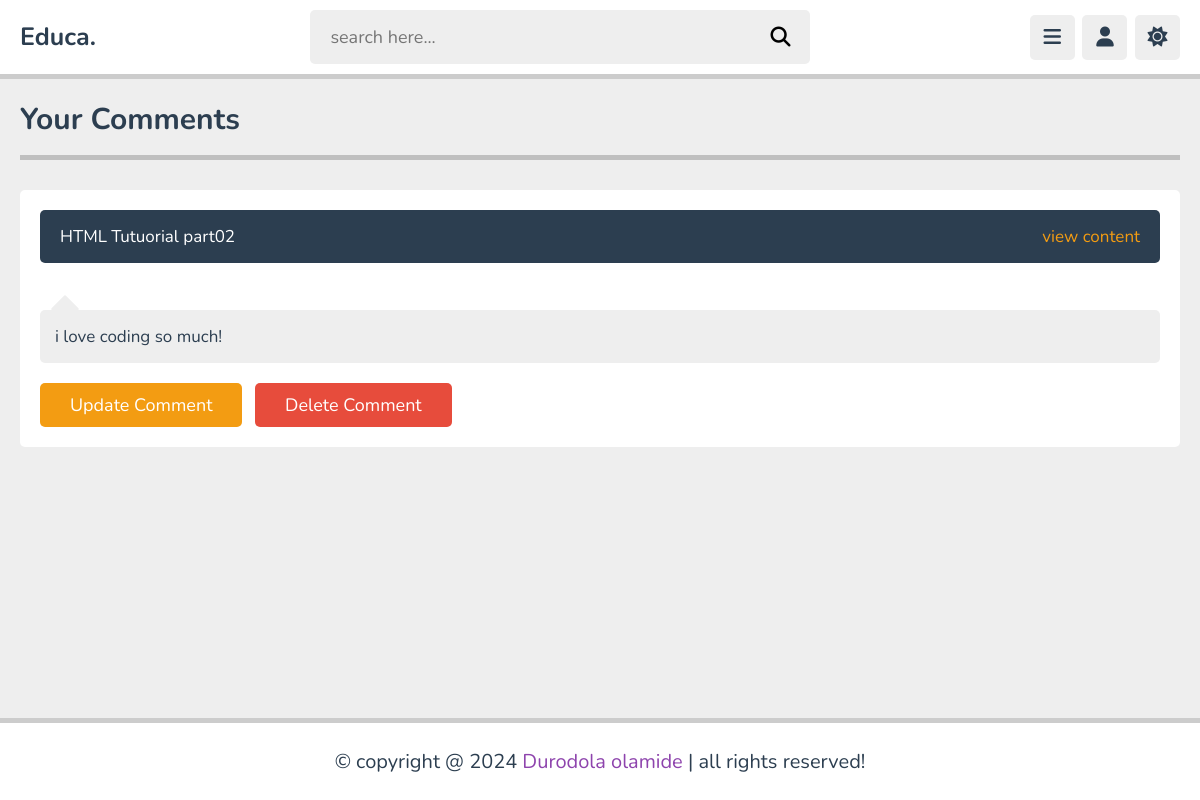
Screenshot of /comments.php (signed in) with the database file from the repository.
### tables this page shows
CREATE TABLE `comments` (
  `id` varchar(20) NOT NULL,
  `content_id` varchar(20) NOT NULL,
  `user_id` varchar(20) NOT NULL,
  `tutor_id` varchar(20) NOT NULL,
  `comment` varchar(1000) NOT NULL,
  `date` date NOT NULL DEFAULT current_timestamp()
);

CREATE TABLE `content` (
  `id` varchar(20) NOT NULL,
  `tutor_id` varchar(20) NOT NULL,
  `playlist_id` varchar(20) NOT NULL,
  `title` varchar(100) NOT NULL,
  `description` varchar(1000) NOT NULL,
  `video` varchar(100) NOT NULL,
  `thumb` varchar(100) NOT NULL,
  `date` date NOT NULL DEFAULT current_timestamp(),
  `status` varchar(20) NOT NULL
);

### comments.php (the view, shortened to what this page needs)
<?php
include 'components/connect.php';
if (isset($_COOKIE['user_id'])) {
    $user_id = $_COOKIE['user_id'];
} else {
    $user_id = '';
    header('location:home.php');
}
?><!DOCTYPE html>
<html lang="en">
<head>
    <link rel="stylesheet" href="https://cdnjs.cloudflare.com/ajax/libs/font-awesome/6.2.0/css/all.min.css">
    <link rel="stylesheet" href="css/style.css">
</head>
<body>
    <?php include 'components/user_header.php'; ?>
    <section class="comments">
<h1 class="heading">your comments</h1>
<div class="box-container">
    <?php
    $select_comments = $conn->prepare("SELECT * FROM `comments` WHERE user_id = ?");
    $select_comments->execute([$user_id]);
    if ($select_comments->rowCount() > 0) {
        while ($fetch_comment = $select_comments->fetch(PDO::FETCH_ASSOC)) {
            $select_content = $conn->prepare("SELECT * FROM `content` WHERE id = ?");
            $select_content->execute([$fetch_comment['content_id']]);
            $fetch_content = $select_content->fetch(PDO::FETCH_ASSOC);
            ?>
            <div class="box" <?php if ($fetch_comment['user_id'] == $user_id) {
                echo 'style="order: -1;"';
            }
            ; ?>>
                <div class="comment-content"><p><?= $fetch_content['title'] ?></p><a href="watch_video.php?get_id=<?= $fetch_content['id']; ?>">view content</a></div>
                <p class="comment-box"><?= $fetch_comment['comment']; ?></p>
                <?php if ($fetch_comment['user_id'] == $user_id) { ?>
                    <form action="" method="POST">
                        <input type="submit" value="update comment" name="update_comment" class="inline-option-btn">
                        <input type="submit" value="delete comment" name="delete_comment" class="inline-delete-btn"
                            onclick="return confirm('delete this comment?');">
                    </form>
                <?php } ?>
            </div>
            <?php
        }
    } else {
        echo '<p class="empty">no comments added yet!</p>';
    }
    ?>
</div>
</section>
    <?php include 'components/footer.php'; ?>
</body>
</html>

### css/style.css (style rules this page uses)
:root { --main-color: #8e44ad; --red: #e74c3c; --orange: #f39c12; --white: #fff; --black: #2c3e50; --light-color: #888; --light-bg: #eee; --border: .5rem solid rgba(0,0,0,.2); }
* { font-family: 'Nunito', sans-serif; margin: 0; padding: 0; box-sizing: border-box; outline: none; border: none; text-decoration: none; }
html { font-size: 62.5%; overflow-x: hidden; }
body { background-color: var(--light-bg); padding-bottom: 9rem; padding-left: 30rem; }
section { padding: 2rem; margin: 0 auto; max-width: 1200px; }
.heading { font-size: 3rem; color: var(--black); text-transform: capitalize; padding-bottom: 1.5rem; margin-bottom: 3rem; border-bottom: var(--border); }
.btn, .option-btn, .delete-btn, .inline-btn, .inline-option-btn, .inline-delete-btn { border-radius: .5rem; padding: 1rem 3rem; font-size: 1.8rem; color: #fff; margin-top: 1rem; text-transform: capitalize; cursor: pointer; text-align: center; }
.inline-btn, .inline-option-btn, .inline-delete-btn { display: inline-block; }
.option-btn, .inline-option-btn { background-color: var(--orange); }
.delete-btn, .inline-delete-btn { background-color: var(--red); }
.comments .box-container .box { display: grid; gap: .5rem; background-color: var(--white); border-radius: .5rem; padding: 2rem; margin-bottom: 1rem; }
.comments .box-container .box .comment-box { background-color: var(--light-bg); border-radius: .5rem; position: relative; font-size: 1.7rem; color: var(--black); padding: 1.5rem; margin: .5rem 0; margin-top: 1.5rem; white-space: pre-line; }
.comments .box-container .box .comment-box::before { content: ''; position: absolute; top: -1.1rem; left: 1.5rem; height: 2rem; width: 2rem; border-radius: .1rem; transform: rotate(45deg); background-color: var(--light-bg); }
.comments .box-container .box .comment-content { background-color: var(--black); padding: 1.5rem 2rem; border-radius: .5rem; margin-bottom: 2.7rem; display: flex; gap: 1.5rem; align-items: center; justify-content: space-between; font-size: 1.7rem; flex-wrap: wrap; }
.comments .box-container .box .comment-content a { color: var(--orange); }
.comments .box-container .box .comment-content p { color: var(--white); }
.comments .box-container .box .inline-option-btn { margin-right: 1rem; }
@media (max-width: 1200px) { body { padding-left: 0; } }

### rows the page displays
comments: content.title "HTML Tutuorial part02", comment "i love coding so much!"
